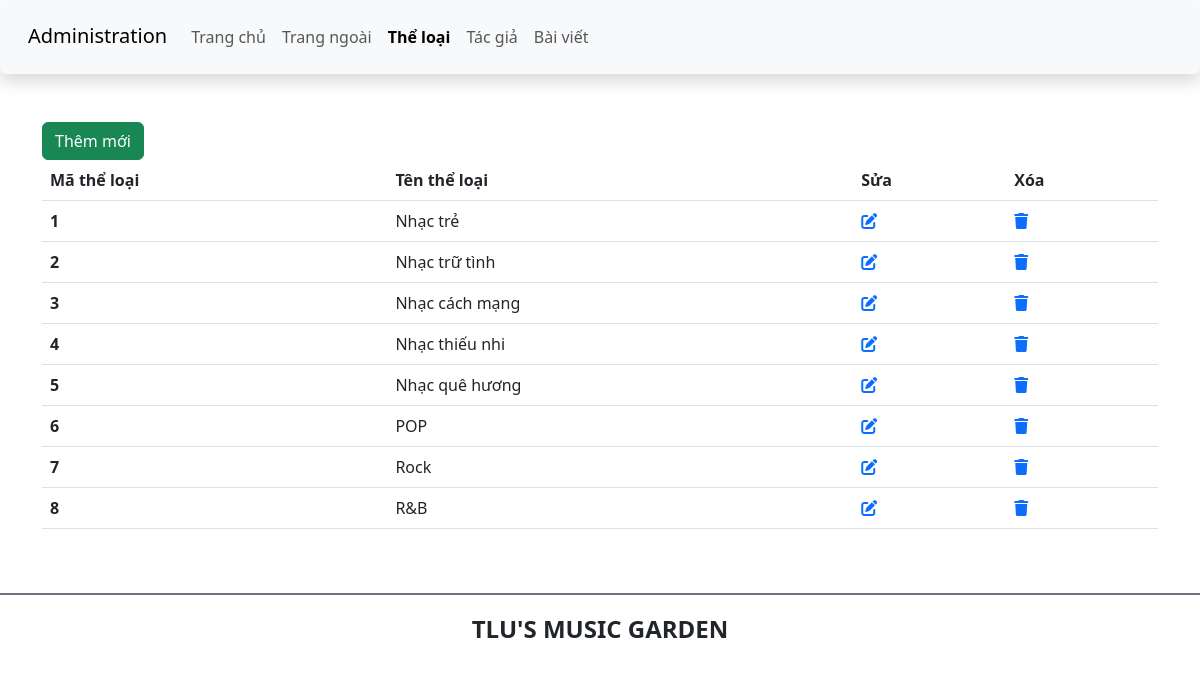
Page /src/btth01/category.php on the earlier database version.
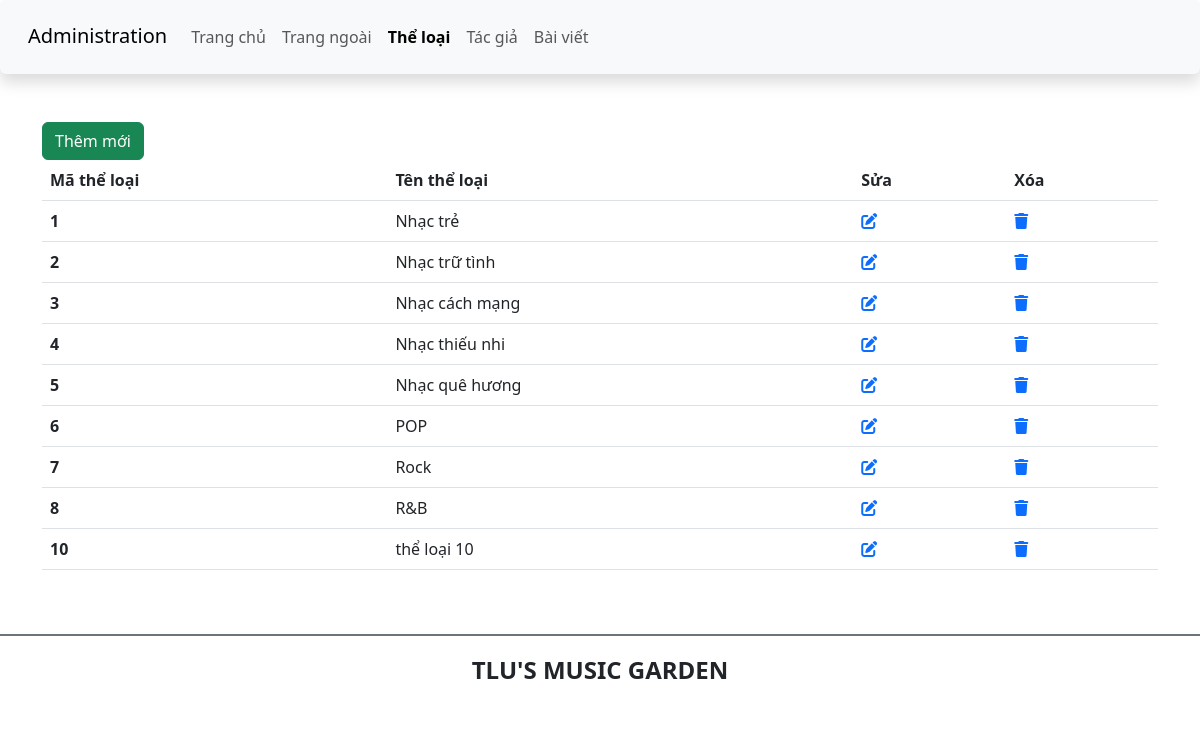
Same page on the later database version.
### tables this page shows
CREATE TABLE `theloai` (
  `ma_tloai` int(10) UNSIGNED NOT NULL,
  `ten_tloai` varchar(50) NOT NULL,
  `SLBaiViet` int(11) DEFAULT 0
);

### src/btth01/category.php (the view, shortened to what this page needs)
<?php
    require"condb.php";
?>
<!DOCTYPE html>
<html lang="en">
<head>
    <link href="https://cdn.jsdelivr.net/npm/bootstrap@5.3.0-alpha1/dist/css/bootstrap.min.css" rel="stylesheet">
    <link rel="stylesheet" href="https://cdnjs.cloudflare.com/ajax/libs/font-awesome/6.3.0/css/all.min.css" />
    <link rel="stylesheet" href="css/style_login.css">
</head>
<body>
    <header>
        <nav class="navbar navbar-expand-lg bg-body-tertiary shadow p-3 bg-white rounded">
            <div class="container-fluid">
                <div class="h3">
                    <a class="navbar-brand" href="#">Administration</a>
                </div>
                <div class="collapse navbar-collapse" id="navbarSupportedContent">
                <ul class="navbar-nav me-auto mb-2 mb-lg-0">
                    <li class="nav-item">
                        <a class="nav-link" aria-current="page" href="./">Trang chủ</a>
                    </li>
                    <li class="nav-item">
                        <a class="nav-link" href="../index.php">Trang ngoài</a>
                    </li>
                    <li class="nav-item">
                        <a class="nav-link active fw-bold" href="category.php">Thể loại</a>
                    </li>
                    <li class="nav-item">
                        <a class="nav-link" href="author.php">Tác giả</a>
                    </li>
                    <li class="nav-item">
                        <a class="nav-link" href="article.php">Bài viết</a>
                    </li>
                </ul>
                </div>
            </div>
        </nav>
    </header>
    <main class="container mt-5 mb-5">
        <div class="row">
            <div class="col-sm">
                <a href="add_category.php" class="btn btn-success">Thêm mới</a>
                <table class="table">
                    <thead>
                        <tr>
                            <th scope="col">Mã thể loại</th>
                            <th scope="col">Tên thể loại</th>
                            <th>Sửa</th>
                            <th>Xóa</th>
                        </tr>
                    </thead>
                    <tbody>
                        <?php
                            $sql = "select * from theloai";
                            $qr = mysqli_query($conn,$sql);
                            while($row = mysqli_fetch_array($qr)){
                        ?>
                        <tr>
                            <th scope="row"><?php echo $row['ma_tloai']; ?></th>
                            <td><?php echo $row['ten_tloai']; ?></td></td>
                            <td>
                                <a href="edit_category.php?id=<?php echo $row['ma_tloai']; ?>"><i class="fa-solid fa-pen-to-square"></i></a>
                            </td>
                            <td>
                                <a href="delete_category.php?id=<?php echo $row['ma_tloai']; ?>"><i class="fa-solid fa-trash"></i></a>
                            </td>
                        </tr>
                        <?php
                            }
                        ?>
                    </tbody>
                </table>
            </div>
        </div>
    </main>
    <footer class="bg-white d-flex justify-content-center align-items-center border-top border-secondary  border-2" style="height:80px">
        <h4 class="text-center text-uppercase fw-bold">TLU's music garden</h4>
    </footer>
</body>
</html>

Differences in the rows shown:
added theloai: ma_tloai "10", ten_tloai "thể loại 10"
